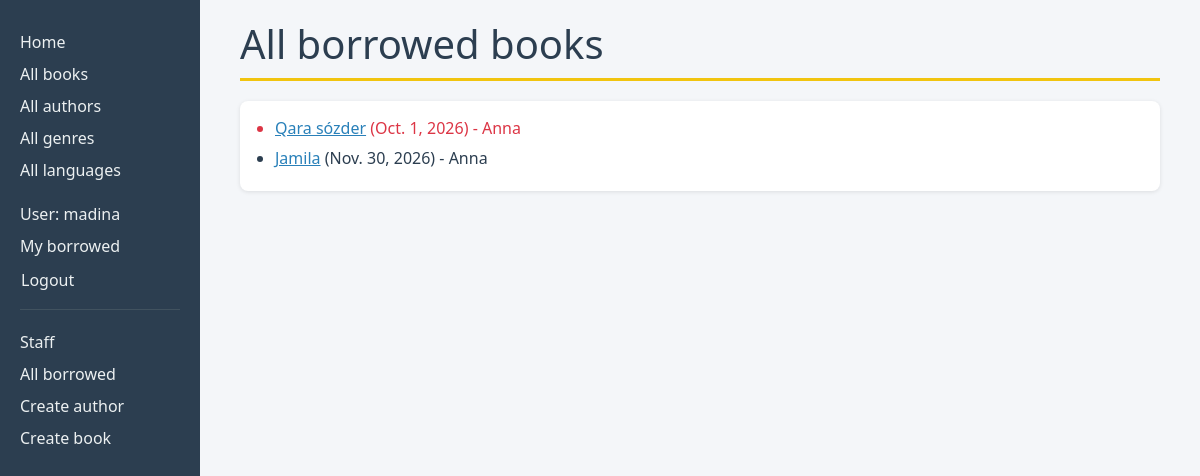
Page /catalog/borrowed/ (signed in) on the committed database.
### catalog/models.py (models this page shows, shortened)
class BookInstance(models.Model):
    id = models.UUIDField(primary_key=True, default=uuid.uuid4,
                          help_text="Unique ID for this particular book across whole library")
    book = models.ForeignKey('Book', on_delete=models.RESTRICT, null=True)
    imprint = models.CharField(max_length=200)
    due_back = models.DateField(null=True, blank=True)
    borrower = models.ForeignKey(
        settings.AUTH_USER_MODEL, on_delete=models.SET_NULL, null=True, blank=True)
    class LoanStatus(models.TextChoices):
        MAINTENANCE = 'm', 'Maintenance'
        ON_LOAN = 'o', 'On loan'
        AVAILABLE = 'a', 'Available'
        RESERVED = 'r', 'Reserved'
    status = models.CharField(
        max_length=1,
        choices=LoanStatus,
        blank=True,
        default=LoanStatus.MAINTENANCE,
        help_text='Book availability',
    )
    class Meta:
        ordering = ['due_back']
        permissions = (("can_mark_returned", "Set book as returned"),)
    @property
    def is_overdue(self):
        return bool(self.due_back and date.today() > self.due_back)

class Book(models.Model):
    title = models.CharField(max_length=200)
    author = models.ForeignKey('Author', on_delete=models.RESTRICT, null=True)
    summary = models.TextField(
        max_length=1000, help_text="Enter a brief description of the book")
    isbn = models.CharField('ISBN', max_length=13,
                            unique=True,
                            help_text='13 Character <a href="https://www.isbn-international.org/content/what-isbn'
                                      '">ISBN number</a>')
    genre = models.ManyToManyField(
        Genre, help_text="Select a genre for this book")
    language = models.ForeignKey(
        'Language', on_delete=models.SET_NULL, null=True)
    class Meta:
        ordering = ['title', 'author']
    def display_genre(self):
        return ', '.join(genre.name for genre in self.genre.all()[:3])
    display_genre.short_description = 'Genre'

### catalog/views.py (the view)
# urls.py: path('borrowed/', views.LoanedBooksAllListView.as_view(), name='all-borrowed'),
class LoanedBooksAllListView(PermissionRequiredMixin, generic.ListView):
    model = BookInstance
    permission_required = 'catalog.can_mark_returned'
    template_name = 'catalog/bookinstance_list_borrowed_all.html'
    paginate_by = 10
    def get_queryset(self):
        return (
            BookInstance.objects.filter(status__exact=BookInstance.LoanStatus.ON_LOAN)
            .order_by('due_back')
        )

### catalog/templates/catalog/bookinstance_list_borrowed_all.html (shortened to what this page needs)
<!doctype html>
<html lang="en">
<head>
</head>
<body>
{% extends "base_generic.html" %}
{% block content %}
    <h1>All borrowed books</h1>
    {% if bookinstance_list %}
    <ul>
      {% for bookinst in bookinstance_list %}
      <li class="{% if bookinst.is_overdue %}text-danger{% endif %}">
        <a href="{% url 'book-detail' bookinst.book.pk %}">{{ bookinst.book.title }}</a>
        ({{ bookinst.due_back }}) - {{ bookinst.borrower }}
      </li>
      {% endfor %}
    </ul>
    {% else %}
      <p>There are no books borrowed.</p>
    {% endif %}
{% endblock %}

### catalog/templates/base_generic.html (shortened to what this page needs)
<!doctype html>
<html lang="en">
  <head>
    <link href="https://cdn.jsdelivr.net/npm/bootstrap@5.3.8/dist/css/bootstrap.min.css"
      rel="stylesheet"
>
    {% load static %}
    <link rel="stylesheet" href="{% static 'css/styles.css' %}" />
  </head>
  <body>
    <div class="container-fluid">
      <div class="row">
        <div class="col-sm-2">
          {% block sidebar %}
            <ul class="sidebar-nav">
              <li><a href="{% url 'index' %}">Home</a></li>
              <li><a href="{% url 'books' %}">All books</a></li>
              <li><a href="{% url 'authors' %}">All authors</a></li>
              <li><a href="{% url 'genres' %}">All genres</a></li>
              <li><a href="{% url 'languages' %}">All languages</a></li>
            </ul>
            <ul class="sidebar-nav">
              {% if user.is_authenticated %}
                <li>User: {{ user.get_username }}</li>
                <li><a href="{% url 'my-borrowed' %}">My borrowed</a></li>
                <li>
                  <form id="logout-form" method="post" action="{% url 'logout' %}">
                    <button type="submit" class="btn btn-link">Logout</button>
                  </form>
                </li>
              {% else %}
                <li><a href="{% url 'login' %}?next={{ request.path }}">Login</a></li>
              {% endif %}
            </ul>
            {% if perms.catalog.can_mark_returned or perms.catalog.add_author or perms.catalog.add_book %}
              <hr>
              <ul class="sidebar-nav">
                <li>Staff</li>
                {% if perms.catalog.can_mark_returned %}
                  <li><a href="{% url 'all-borrowed' %}">All borrowed</a></li>
                {% endif %}
                {% if perms.catalog.add_author %}
                  <li><a href="{% url 'author-create' %}">Create author</a></li>
                {% endif %}
                {% if perms.catalog.add_book %}
                  <li><a href="{% url 'book-create' %}">Create book</a></li>
                {% endif %}
              </ul>
            {% endif %}
          {% endblock %}
        </div>
        <div class="col-sm-10 ">
          {% block content %}{% endblock %}
        </div>
      </div>
    </div>
  </body>
</html>

### catalog/static/css/styles.css (style rules this page uses)
body { background-color: #f4f6f9; font-family: "Segoe UI", Arial, sans-serif; color: #2c3e50; }
.col-sm-2 { background-color: #2c3e50; min-height: 100vh; padding: 10px 20px; }
.sidebar-nav { margin-top: 20px; padding: 0; list-style: none; color: #ecf0f1; }
.sidebar-nav li { margin-bottom: 8px; }
.sidebar-nav a { color: #ecf0f1; text-decoration: none; }
.col-sm-2 hr { border-color: #7f8c8d; }
#logout-form { display: inline; }
#logout-form button { padding: 0; margin: 0; color: #ecf0f1; text-decoration: none; }
.col-sm-10 { padding: 20px 40px; }
h1 { color: #2c3e50; border-bottom: 3px solid #f1c40f; padding-bottom: 10px; margin-bottom: 20px; }
.col-sm-10 a { color: #2980b9; }
.col-sm-10 ul { background-color: #ffffff; padding: 15px 15px 15px 35px; border-radius: 8px; box-shadow: 0 1px 4px rgba(0, 0, 0, 0.1); }
.col-sm-10 li { margin-bottom: 6px; }

### rows in the picture
BookInstance: book "Qara sózder", due_back "Oct. 1, 2026", borrower "Anna"
BookInstance: book "Jamila", due_back "Nov. 30, 2026", borrower "Anna"

### other values in the picture
{{ user.get_username }} "madina"
